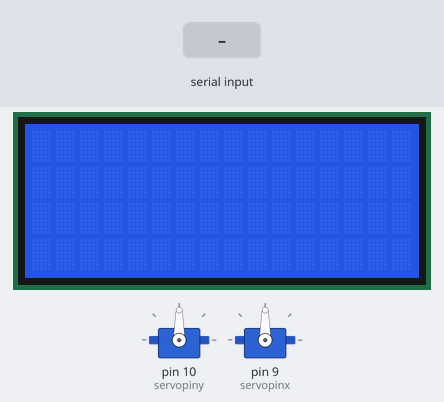
This sketch was run on a simulated Arduino Uno, built with avr-gcc and run on an emulated ATmega328P. On the bench: 16×4 character LCD, 2 × servo. Inputs (shaded band) come from the test bench.

Above: at 1.2 s.
1.3 s: "90,45," received over Serial
At 2.6 s:
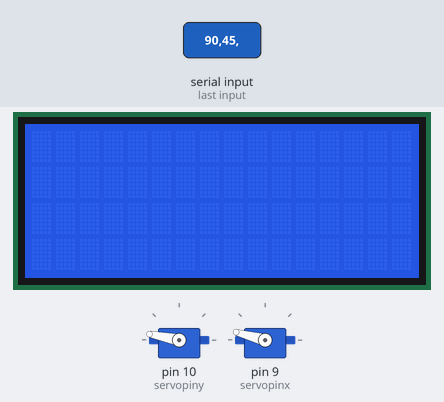
4.3 s: "30,150," received over Serial
At 6.1 s:
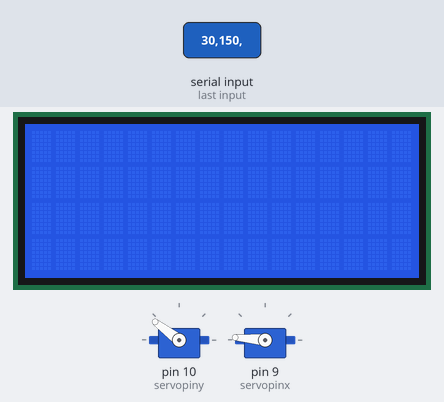
7.3 s: "5," received over Serial
At 9.6 s:
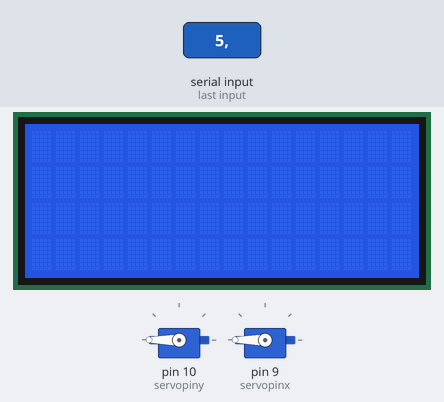
10.3 s: "90," received over Serial
At 11.9 s:
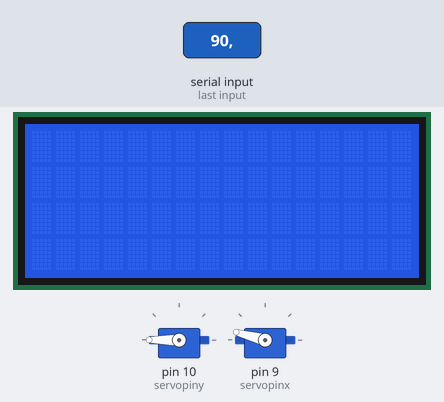
13.3 s: "200," received over Serial
At 15.4 s:
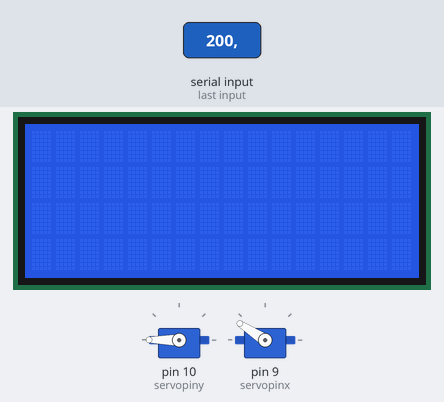
16.3 s: "1,90," received over Serial
At 17.7 s:
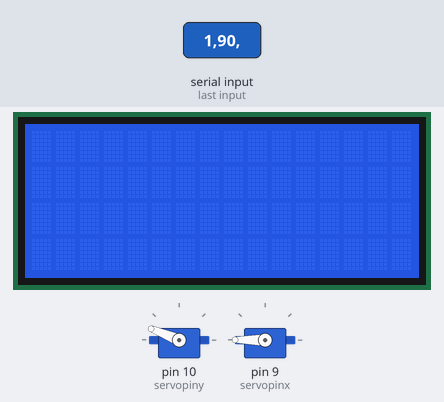
Timing chart, 0 to 19.3 s (numbered marks = the images above; inputs shaded):
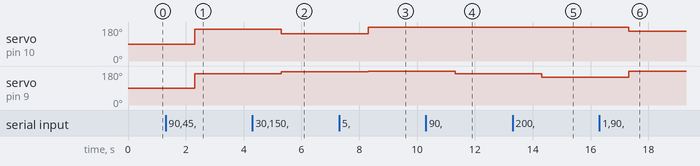

The sketch:

Arduino_Code.ino
```cpp
#include <Servo.h>
#include <LiquidCrystal.h>

Servo servox;
Servo servoy;

const int rs = 12, en = 11, d4 = 5, d5 = 4, d6 = 3, d7 = 2;
LiquidCrystal lcd(rs, en, d4, d5, d6, d7);

#define  servopinx   9   // digital pin for servo x
#define  servopiny   10  // digital servo for pin y

#define  servocenterx   90  // center po#define  of x servo
#define  servocentery   90  // center po#define  of y  servo

#define  screenmaxx   1080 // max screen horizontal
#define  screenmaxy   720    // max screen vertical

int valx = 0;       // store x data from serial port
int valy = 0;
int posx = 0;
int posy = 0;

void setup() {


  // put your setup code here, to run once:
  Serial.begin(57600);
  lcd.begin(16, 4);

  pinMode(servopinx, OUTPUT);
  pinMode(servopiny, OUTPUT);

  servoy.attach(servopiny);
  servox.attach(servopinx);

  servox.write(servocenterx);
  servoy.write(servocentery);


}

void loop() {

  // put your main code here, to run repeatedly:
  if (Serial.available() > 0)
  {
    String Xcord = Serial.readStringUntil(',');
    String Ycord = Serial.readStringUntil('\0');

    int XC = Xcord.toInt();
    int YC = Ycord.toInt();

    int posX1 = map(XC, 0 , screenmaxx , 180 , 0);
    int posY1 = map(YC, 0 , screenmaxy , 180 , 0);

    servox.write(posX1);
    servoy.write(posY1);

    posx = servox.read();
    posy = servoy.read();


  }
  lcd.setCursor(0, 0);
  lcd.print("Baering :");
  lcd.setCursor(12, 0);
  lcd.print(posx);
  lcd.setCursor(0, 1);
  lcd.print("Elevation :");
  lcd.setCursor(12, 1);
  lcd.print(posy);
  lcd.clear();
}
```

Measured:
- after the input at 1.3 s, servo on pin 10 (servopiny): 90° → 169° after 1.0 s; servo on pin 9 (servopinx): 90° → 165° after 1.0 s
- after the input at 4.3 s, servo on pin 10 (servopiny): 169° → 143° after 1.0 s; servo on pin 9 (servopinx): 165° → 175° after 1.0 s
- after the input at 7.3 s, servo on pin 10 (servopiny): 143° → 180° after 1.0 s; servo on pin 9 (servopinx): 175° → 180° after 1.0 s
- after the input at 10.3 s, servo on pin 9 (servopinx): 180° → 165° after 1.0 s
- after the input at 13.3 s, servo on pin 9 (servopinx): 165° → 147° after 1.0 s
- after the input at 16.3 s, servo on pin 10 (servopiny): 180° → 158° after 1.0 s; servo on pin 9 (servopinx): 147° → 180° after 1.0 s
